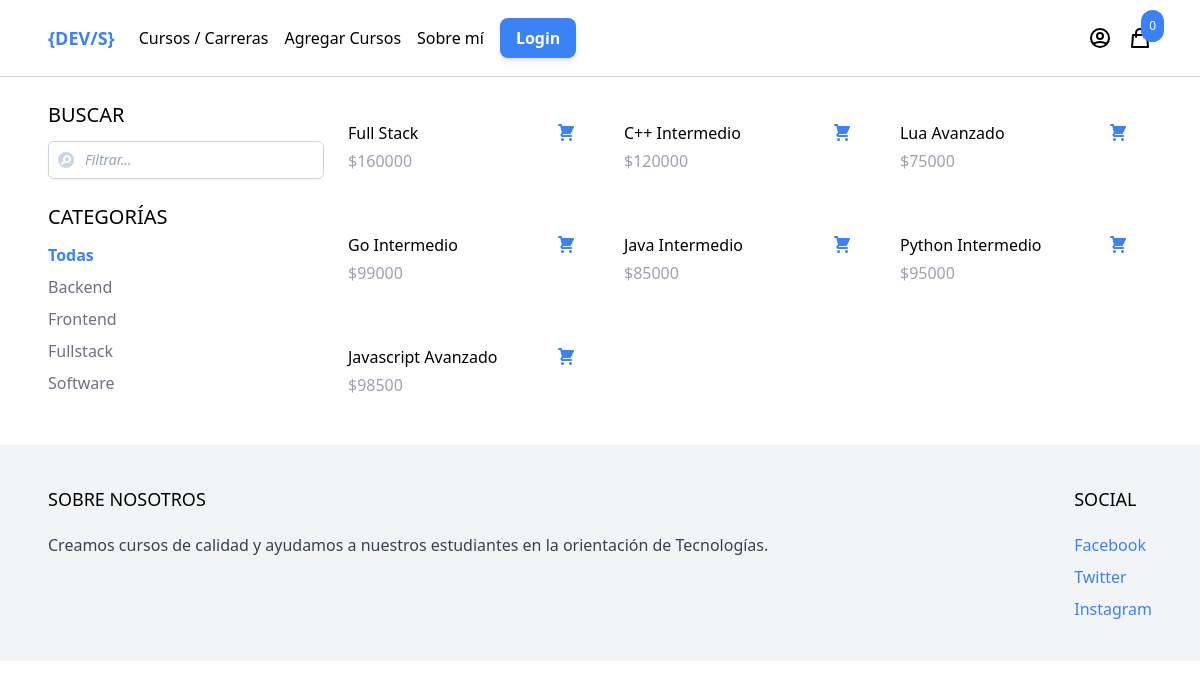
The app's page /shop/ with its own data.
### cursos/models.py (models this page shows, shortened)
class Category(models.Model):
    name = models.CharField(max_length=255)
    slug = models.SlugField()
    class Meta:
        ordering = ("name",)

class Cursos(models.Model):
    name = models.CharField(max_length=255)
    category = models.ForeignKey(
        Category,
        related_name="cursos",
        on_delete=models.CASCADE,
    )
    slug = models.SlugField()
    description = models.TextField(blank=True, null=True)
    precio = models.IntegerField()
    created_at = models.DateTimeField(auto_now_add=True)
    image = models.ImageField(upload_to="uploads/", blank=True, null=True)
    thumbnail = models.ImageField(upload_to="uploads/", blank=True, null=True)
    class Meta:
        ordering = ("-created_at",)
    def get_thumbnail(self):
        if self.thumbnail:
            return self.thumbnail.url

### core/views.py (the view)
# urls.py: path("shop/", core.shop, name="shop"),
def shop(request):
    categorias = Category.objects.all()
    cursos = Cursos.objects.all()
    categoria_activa = request.GET.get("category", "")
    if categoria_activa:
        cursos = cursos.filter(category__slug=categoria_activa)
    query = request.GET.get("query", "")
    if query:
        cursos = cursos.filter(
            Q(name__icontains=query) | Q(description__icontains=query)
        )
    context = {
        "cursos": cursos,
        "categorias": categorias,
        "categoria_activa": categoria_activa,
    }
    return render(request, "core/shop.html", context)

### carrito/context_processors.py (called while the page is built)
def cart(request):
    return {"carrito": Cart(request)}

### core/templates/core/shop.html (shortened to what this page needs)
{% extends 'core/base.html' %}
{% block content %}
<div class="max-w-6xl mx-auto flex flex-wrap items-start py-6 px-6 xl:px-0">
  <div class="filters w-full lg:w-1/4">
    <h3 class="mb-3 text-xl uppercase">Buscar</h3>
    <form method="get" action=".">
      <label class="relative block">
        <span class="absolute inset-y-0 left-0 flex items-center pl-2">
          <svg class="h-5 w-5 fill-slate-300" viewBox="0 0 20 20">
            <path d="M9 9a2 2 0 114 0 2 2 0 01-4 0z" />
            <path fill-rule="evenodd"
              d="M10 18a8 8 0 100-16 8 8 0 000 16zm1-13a4 4 0 00-3.446 6.032l-2.261 2.26a1 1 0 101.414 1.415l2.261-2.261A4 4 0 1011 5z"
              clip-rule="evenodd" />
          </svg>
        </span>
        <input
          class="placeholder:italic placeholder:text-slate-400 block bg-white w-full border border-slate-300 rounded-md py-2 pl-9 pr-3 shadow-sm focus:outline-none focus:border-sky-500 focus:ring-sky-500 focus:ring-1 sm:text-sm"
          placeholder="Filtrar..." type="text" name="query" />
      </label>
    </form>
    <h3 class="mt-6 mb-3 text-xl uppercase">Categorías</h3>
    <ul class="space-y-2">
      <li><a href="{% url 'shop' %}"
          class="{% if not categoria_activa %}text-blue-500 font-bold{% else %}text-gray-500{% endif %}">Todas</a></li>
      {% for categoria in categorias %}
      <li><a href="{% url 'shop' %}?category={{ categoria.slug }}"
          class="{% if categoria.slug == categoria_activa %}text-blue-500 font-bold{% else %}text-gray-500{% endif %}">{{categoria.name}}</a>
      </li>
      {% endfor %}
    </ul>
  </div>
  <div class="cursos w-full lg:w-3/4 -mt-4 flex items-center flex-wrap">
    {% for curso in cursos %}
    {% include 'cursos/partials/cursos_lista_completa.html' %}
    {% endfor %}
  </div>
</div>
{% endblock %}

### cursos/templates/cursos/partials/cursos_lista_completa.html (shortened to what this page needs)
    <div class="w-full md:w-1/3 xl:w-1/4 p-6">
      <div class="pt-3 flex items-center justify-between">
        <a href="{% url 'producto' curso.slug %}">{{curso.name}}</a>
        <a href="{% url 'producto' curso.slug %}" class="text-blue-500 hover:text-blue-800">
        </a>
      </div>
      <div class="p pt-1 text-gray-400">${{curso.precio}}</div>
    </div>

### records on screen
Category: name "Backend"
Category: name "Frontend"
Category: name "Fullstack"
Category: name "Software"
Cursos: name "Full Stack", precio "160000"
Cursos: name "C++ Intermedio", precio "120000"
Cursos: name "Lua Avanzado", precio "75000"
Cursos: name "Go Intermedio", precio "99000"
Cursos: name "Java Intermedio", precio "85000"
Cursos: name "Python Intermedio", precio "95000"
Cursos: name "Javascript Avanzado", precio "98500"

### other values on screen
{{ cart|length }} "0"
